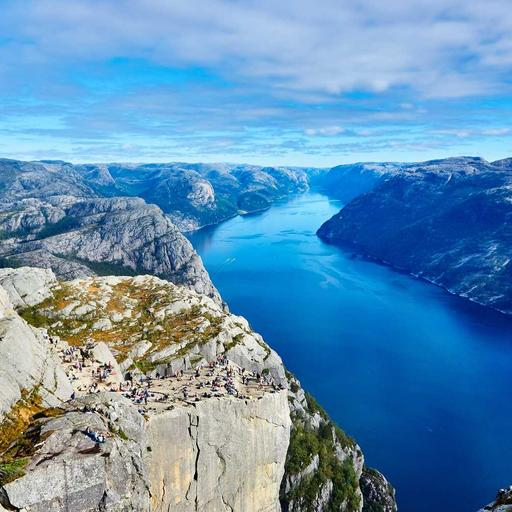
#> input picture scripts/a.jpg, 512 x 512 px
$ python grad_compare.py
#> lines starting #> are read from the running program, lines starting #| are printed output that depends on the picture
#!/usr/bin/env python3
"""Compare candidate B-inputs for the color-gradient reference (A = hue x value)."""
import numpy as np
from PIL import Image, ImageDraw, ImageFont
N = 256
X = np.tile(np.arange(N), (N, 1)).astype(float)
Y = np.tile(np.arange(N).reshape(-1, 1), (1, N)).astype(float)
def clip(v): return np.clip(v, 0, 255)

A = np.asarray(Image.fromarray(np.dstack([X, np.full((N, N), 255.0), Y]).astype(np.uint8), "HSV").convert("RGB"), float)

landscape = np.asarray(Image.open("a.jpg").convert("RGB").resize((N, N)), float)
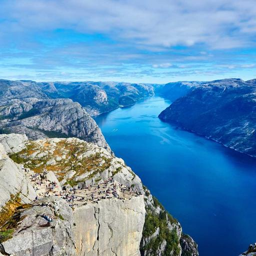
#> landscape: shape (256, 256, 3) float64; mean R, G, B 97, 144.5, 180.5
vramp = np.dstack([Y, Y, Y])                                   # vertical grey ramp
huev = np.asarray(Image.fromarray(np.dstack([Y, np.full((N, N), 255.0), np.full((N, N), 255.0)]).astype(np.uint8), "HSV").convert("RGB"), float)  # vertical hue
cx, cy = N / 2, N / 2
radial = clip(np.sqrt((X - cx) ** 2 + (Y - cy) ** 2) / (N / 2) * 255)
radial = np.dstack([radial, radial, radial])
dots = np.full((N, N, 3), 235.0)                               # polka dots: light bg, dark dots
yy, xx = np.mgrid[0:N, 0:N]
mask = ((xx % 48 - 24) ** 2 + (yy % 48 - 24) ** 2) < 16 ** 2
dots[mask] = 40.0
CANDS = [("landscape", landscape), ("polka dots", dots), ("vert ramp", vramp),
         ("radial", radial), ("vert hue", huev)]

multiply = lambda A, B: A * B / 255
screen   = lambda A, B: 255 - (255 - A) * (255 - B) / 255
overlay  = lambda A, B: np.where(A < 128, 2 * A * B / 255, 255 - 2 * (255 - A) * (255 - B) / 255)
difference = lambda A, B: np.abs(A - B)
MODES = [("multiply", multiply), ("screen", screen), ("overlay", overlay), ("difference", difference)]

big, tiny, lbl, rl = 96, 32, 18, 90
cols = 2 + len(MODES)                       # B preview, 32px preview, then modes
W = rl + cols * big
Hpx = len(CANDS) * (big + lbl) + 20
#> Hpx = 590
sheet = Image.new("RGB", (W, Hpx), (245, 245, 245))
#> sheet: PIL image 666x590 RGB; every value is 245
d = ImageDraw.Draw(sheet)
def font(s):
#> called with s = 13
    for p in ("/System/Library/Fonts/Supplemental/Arial Bold.ttf", "/System/Library/Fonts/Helvetica.ttc"):
        try: return ImageFont.truetype(p, s)
        except Exception: pass
    return ImageFont.load_default()
F = font(13)
def put(arr, x, y, w, name=""):
    sheet.paste(Image.fromarray(clip(np.round(arr)).astype(np.uint8)).resize((w, w)), (x, y))
    if name: d.text((x + 2, y + w + 2), name, fill=(0, 0, 0), font=F)

d.text((rl + 2, 4), "B input", fill=(0,0,0), font=F)
d.text((rl + big + 2, 4), "result @32px", fill=(0,0,0), font=F)
for j, (mn, _) in enumerate(MODES):
    d.text((rl + (2 + j) * big + 2, 4), mn, fill=(0,0,0), font=F)
for i, (cname, B) in enumerate(CANDS):
    y = 20 + i * (big + lbl)
    d.text((4, y + big // 2), cname, fill=(0, 0, 90), font=F)
    put(B, rl, y, big)
    put(multiply(A, B), rl + big, y, tiny)        # show how multiply looks at final 32px
    for j, (mn, f) in enumerate(MODES):
        put(f(A, B), rl + (2 + j) * big, y, big)
#> this loop made 5 passes
#> (cname, y) on passes 1 to 5: ('landscape', 20), ('polka dots', 134), ('vert ramp', 248), ('radial', 362), ('vert hue', 476)
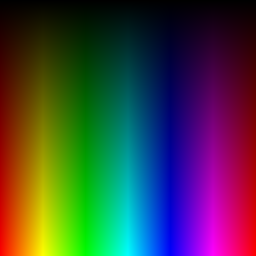
#> A: shape (256, 256, 3) float64; mean of channels 0, 1, 2 64, 63.5, 63.5; drawn as R, G, B
sheet.save("grad_compare.png")
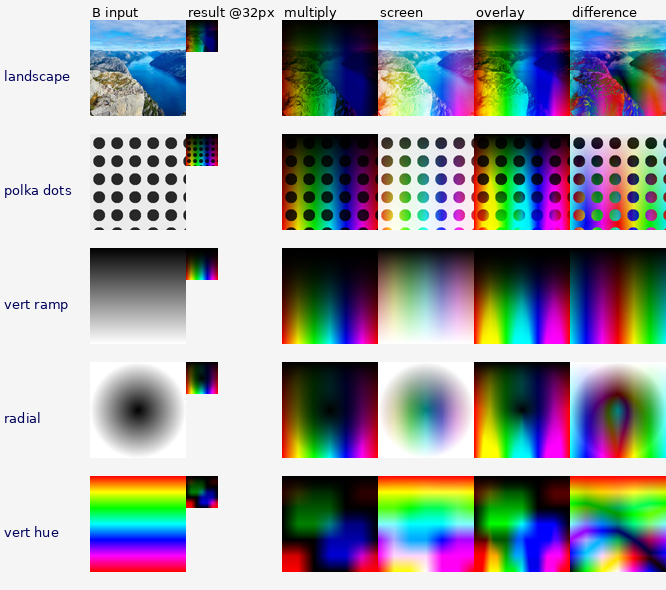
#> saved as grad_compare.png: PIL image 666x590 RGB; mean R, G, B 159.1, 162.5, 164.8
print("wrote grad_compare.png", sheet.size)
#| wrote grad_compare.png (666, 590)

$ run again, with scripts/b.jpg copied over scripts/a.jpg
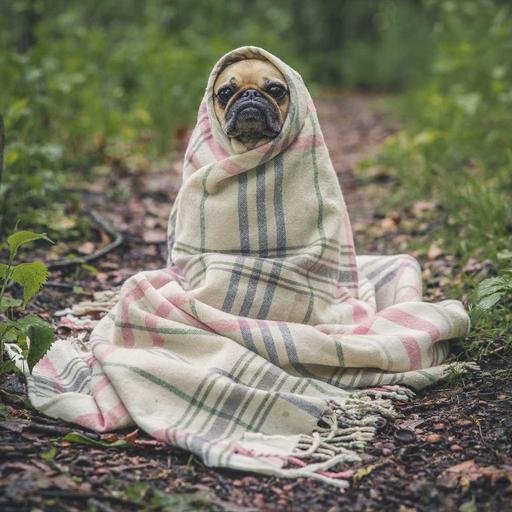
#> input picture scripts/b.jpg, 512 x 512 px
#> `landscape = np.asarray(Image.open("a.jpg").convert("RGB").resize((N, N..`:
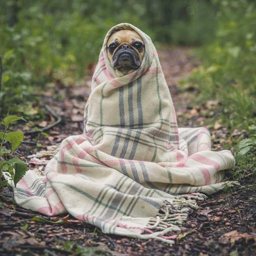
#> landscape: shape (256, 256, 3) float64; mean R, G, B 122.7, 121.8, 103.5
#> Hpx = 590
#> sheet: PIL image 666x590 RGB; every value is 245
#> the loop `for i, (cname, B) in enumerate(CANDS):` made 5 passes
#> (cname, y) on passes 1 to 5: ('landscape', 20), ('polka dots', 134), ('vert ramp', 248), ('radial', 362), ('vert hue', 476)
#> `sheet.save("grad_compare.png")`:
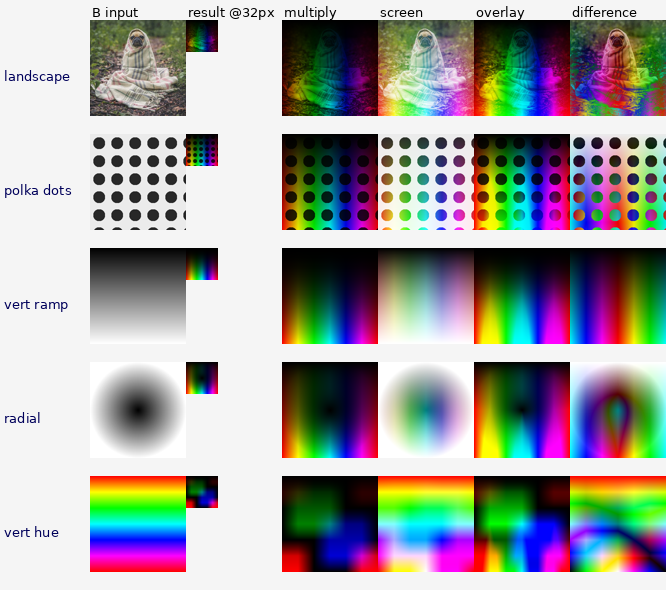
#> saved as grad_compare.png: PIL image 666x590 RGB; mean R, G, B 160.6, 161, 159.1
#| wrote grad_compare.png (666, 590)
